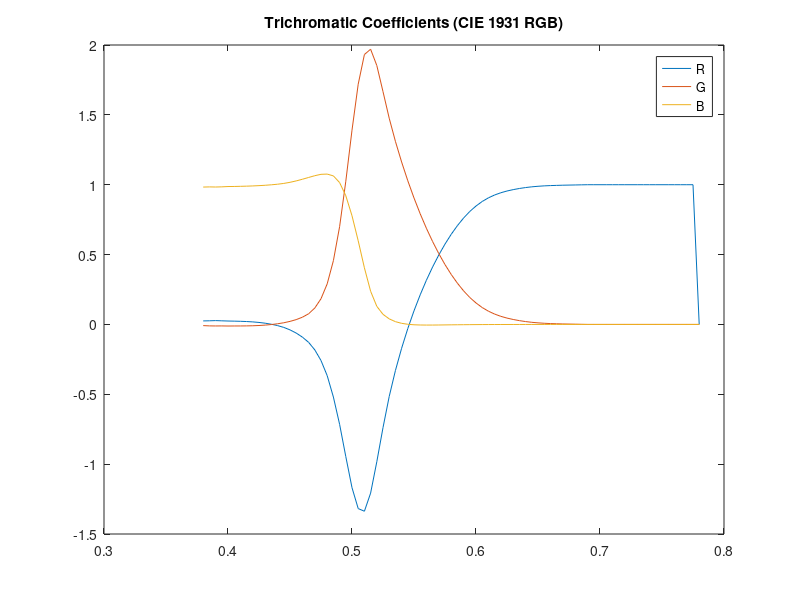
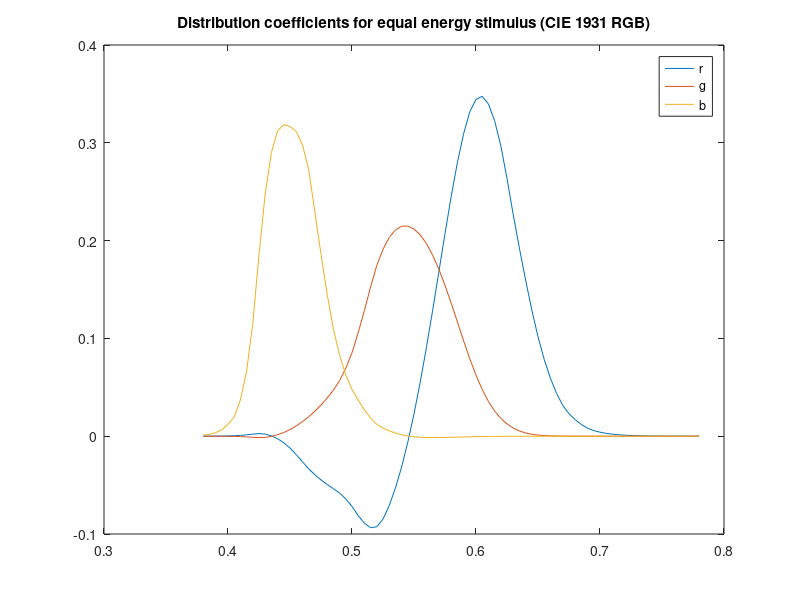
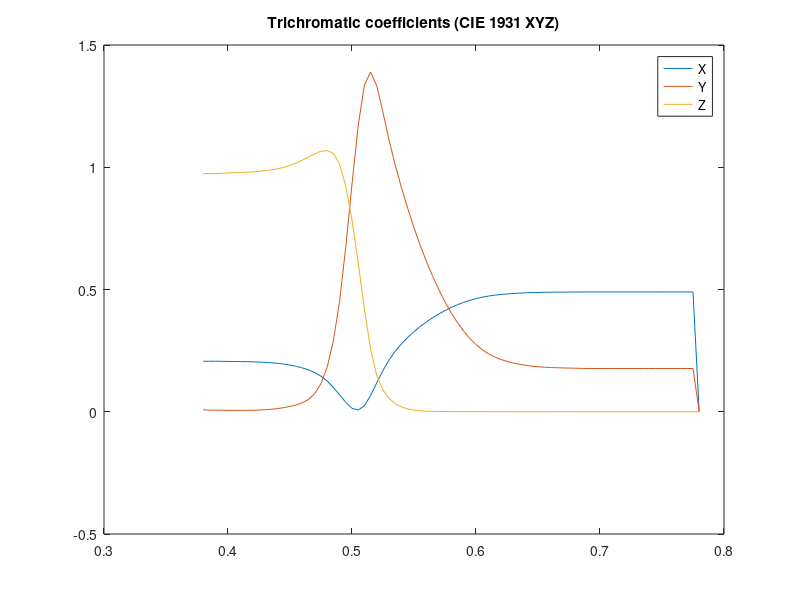
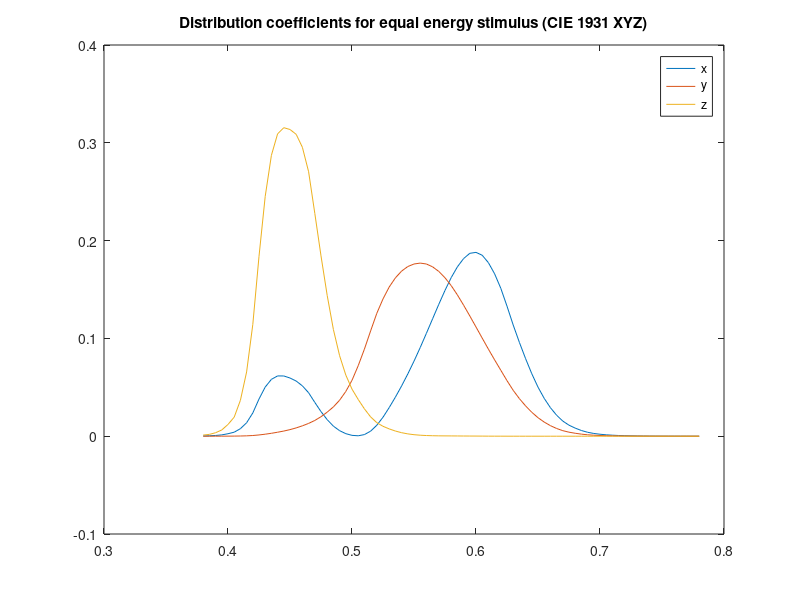

Here is the MATLAB script that generated these plots, in order:
close all;

distrib = [0.00003 -0.00001 0.00117; % 380
           0.00005 -0.00002 0.00189;
           0.00010 -0.00004 0.00359;
           0.00017 -0.00007 0.00647;
           
           0.00030 -0.00014 0.01214; % 400
           0.00047 -0.00022 0.01969;
           0.00084 -0.00041 0.03707;
           0.00139 -0.00070 0.06637;
           0.00211 -0.00110 0.11541;
           
           0.00266 -0.00143 0.18575; % 425
           0.00218 -0.00119 0.24769;
           0.00036 -0.00021 0.29012;
           -0.00261 0.00149 0.31228;
           -0.00673 0.00379 0.31860;
           
           -0.01213 0.00678 0.31670; % 450
           -0.01874 0.01046 0.31166;
           -0.02608 0.01485 0.29821;
           -0.03324 0.01977 0.27295;
           -0.03933 0.02538 0.22991;
           
           -0.04471 0.03183 0.18592; % 475
           -0.04939 0.03914 0.14494;
           -0.05364 0.04713 0.10968;
           -0.05814 0.05689 0.08257;
           -0.06414 0.06948 0.06246;
           
           -0.07173 0.08536 0.04776; % 500
           -0.08120 0.10593 0.03688;
           -0.08901 0.12860 0.02698;
           -0.09356 0.15262 0.01842;
           -0.09264 0.17468 0.01221;
           
           -0.08473 0.19113 0.00830; % 525
           -0.07101 0.20317 0.00549;
           -0.05316 0.21083 0.00320;
           -0.03152 0.21466 0.00146;
           -0.00613 0.21487 0.00023;
           
           0.02279 0.21178 -0.00058; % 550
           0.05514 0.20588 -0.00105;
           0.09060 0.19702 -0.00130;
           0.12840 0.18522 -0.00138;
           0.16768 0.17087 -0.00135;
           
           0.20715 0.15429 -0.00123; % 575
           0.24526 0.13610 -0.00108;
           0.27989 0.11686 -0.00093;
           0.30928 0.09754 -0.00079;
           0.33184 0.07909 -0.00063;
           
           0.34429 0.06246 -0.00049; % 600
           0.34756 0.04776 -0.00038;
           0.33971 0.03557 -0.00030;
           0.32265 0.02583 -0.00022;
           0.29708 0.01828 -0.00015;
           
           0.26348 0.01253 -0.00011; % 625
           0.22677 0.00833 -0.00008;
           0.19233 0.00537 -0.00005;
           0.15968 0.00334 -0.00003;
           0.12905 0.00199 -0.00002;
           
           0.10167 0.00116 -0.00001; % 650
           0.07857 0.00066 -0.00001;
           0.05932 0.00037 0;
           0.04366 0.00021 0;
           0.03149 0.00011 0;
           
           0.02294 0.00006 0; % 675
           0.01687 0.00003 0;
           0.01187 0.00001 0;
           0.00819 0 0;
           0.00572 0 0;
           
           0.00410 0 0; % 700
           0.00291 0 0;
           0.00210 0 0;
           0.00148 0 0;
           0.00105 0 0;
           
           0.00074 0 0; % 725
           0.00052 0 0;
           0.00036 0 0;
           0.00025 0 0;
           0.00017 0 0;
           
           0.00012 0 0; % 750
           0.00008 0 0;
           0.00006 0 0;
           0.00004 0 0;
           0.00003 0 0;
           0.00001 0 0; % 775
           0.00001 0 0;];

disp("Integral per stimulus:");
disp(sum(distrib(:,1)));
disp(sum(distrib(:,2)));
disp(sum(distrib(:,3)));

unitized_distrib = distrib;
for i = 1:80
    unitized_distrib(i,:) = unitized_distrib(i,:) / sum(unitized_distrib(i,:));
end

disp("Trichromatic coefficients:");
disp(unitized_distrib);

figure;
plot(0.380:0.005:0.780, unitized_distrib);
legend('R', 'G', 'B');
title('Trichromatic Coefficients (CIE 1931 RGB)');

figure;
plot(0.380:0.005:0.780, distrib);
legend('r', 'g', 'b');
title('Distribution coefficients for equal energy stimulus (CIE 1931 RGB)');

% Above RGB
% Below XYZ

matRGBtoXYZ = transpose([0.4900 0.3100 0.2000;0.17697 0.8124 0.01063;0.0000 0.01 0.99]);

unitized_xyz = unitized_distrib * matRGBtoXYZ;
xyz = distrib * matRGBtoXYZ;

disp("Integral of XYZ:");
disp(sum(xyz(:,1)));
disp(sum(xyz(:,2)));
disp(sum(xyz(:,3)));

figure;
plot(0.380:0.005:0.780, unitized_xyz);
legend('X', 'Y', 'Z');
title('Trichromatic coefficients (CIE 1931 XYZ)');

figure;
plot(0.380:0.005:0.780, xyz);
legend('x', 'y', 'z');
title('Distribution coefficients for equal energy stimulus (CIE 1931 XYZ)');

% Unitized to Distrib with ICI 1924 Luminosity Curve
v_lambda = [0.0000 0.0002 0.0004 0.0012 0.0040 0.0116 0.023 0.038 0.060 0.091 0.139 0.208 0.323 0.503 0.710 0.862 0.954 0.995 0.995 0.952 0.870 0.757 0.631 0.503 0.381 0.265 0.175 0.107 0.061 0.032 0.017 0.0082 0.0041 0.0021 0.00105 0.00052 0.00025 0.00012 0.00006 0.0002 0.0000];
v_lambda_idx = 0.38:0.01:0.78;
v_lambda_interpolated = interp1(v_lambda_idx, v_lambda, 0.38:0.005:0.78, 'spline');
figure;
plot(0.38:0.005:0.78, v_lambda_interpolated);
title('ICI 1924 Luminosity Curve');

e_lambda = [28.0 32.0 35.5 39.0 43.2 47.4 51.55 55.7 60.15 64.0 67.3 70.1 72.6 74.4 75.9 77.1 78.2 79.2 80.1 80.8 81.2 81.5 81.65 81.55 80.9 79.75 79.1 79.4 81.1 83.9 86.75 89.6 92.35 94.8 97.1 98.9 100.0 100.3 100.1 99.3 97.9 96.15 94.7 93.6 92.15 90.6 89.45 88.7 88.05 87.6 87.4 87.4 87.65 87.85 87.95 87.95 87.9 87.7 87.5 87.25 86.95 86.65 86.3 86.0 85.65 85.2 84.6 83.95 83.2 82.65 81.6 80.7 79.7 78.9 77.7 76.4 75.1 73.9 72.7 71.3 69.8];
v_lambda_e_lambda = v_lambda_interpolated .* e_lambda;
figure;
plot(0.38:0.005:0.78, v_lambda_e_lambda);
title('Luminosity Curve of NPL Standard White Light via ICI 1924 Luminosity Curve');

disp('Luminosity intergal (10nm interval):');
disp(sum(v_lambda)); % 10.6860

disp('Luminosity integral (5nm interval):');
disp(sum(v_lambda_interpolated)); % 21.3721。这个结果非常熟悉，它出现在 J.Guild 1931 的标准论文表 III 的 Totals 栏。

luminosity_factor = [1 4.5907 0.0601];

distrib_derived = unitized_distrib;

for i = 1:length(0.38:0.005:0.78)
    luminosity_val = distrib_derived(i,:) * transpose(luminosity_factor);
    distrib_derived(i,:) = distrib_derived(i,:) * v_lambda_interpolated(i) * 100 * 0.01 / luminosity_val; % 采用 NPL 标准白光的效果反而不好。
%     disp(v_lambda_interpolated(i) * 0.005 / luminosity_val);
end

figure;
plot(0.38:0.005:0.78, distrib_derived);
legend('R', 'G', 'B');
title('Distribution coefficients for equal energy stimulus (CIE 1931 RGB) derived from trichromatic coefficients');

disp("Integral per stimulus (derived from trichromatic coefficients):");
disp(sum(distrib_derived(:,1)));
disp(sum(distrib_derived(:,2)));
disp(sum(distrib_derived(:,3)));

% 考虑等能量各个分量的求和。
distrib_sum = zeros(length(0.38:0.005:0.78), 1);
for i = 1:length(0.38:0.005:0.78)
    distrib_sum(i) = sum(distrib_derived(i,:));
end

plot(0.38:0.005:0.78, distrib_sum);